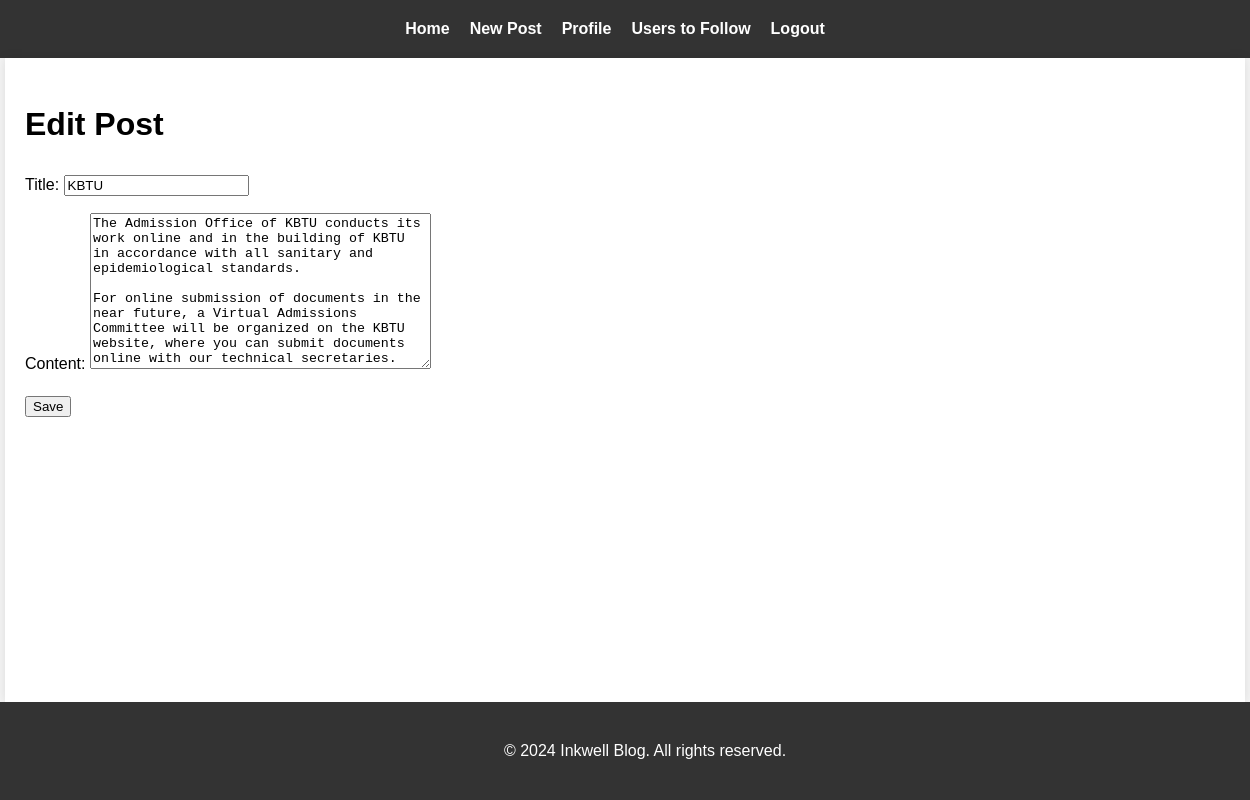
Screenshot of /post/2/edit/ (signed in) with the database file from the repository.
### blog/models.py (models this page shows, shortened)
class Post(models.Model):
    title = models.CharField(max_length=200)
    content = models.TextField(blank=True, null=True)
    created_at = models.DateTimeField(auto_now_add=True)
    author = models.ForeignKey(User, on_delete=models.CASCADE)
    class Meta:
        verbose_name = 'Post'
        verbose_name_plural = 'Posts'
        ordering = ['-created_at']

### blog/views.py (the view)
# urls.py: path('post/<int:pk>/edit/', views.post_edit, name='post_edit'),
@login_required
def post_edit(request, pk):
    post = get_object_or_404(Post, pk=pk)
    if request.user != post.author:
        return redirect('post_detail', pk=post.pk)
    if request.method == 'POST':
        form = PostForm(request.POST, instance=post)
        if form.is_valid():
            post = form.save()
            return redirect('post_detail', pk=post.pk)
    else:
        form = PostForm(instance=post)
    return render(request, 'post_form.html', {'form': form})

### blog/forms.py
class PostForm(forms.ModelForm):
    class Meta:
        model = Post
        fields = ['title', 'content']

### blog/templates/post_form.html (shortened to what this page needs)
{% extends 'base.html' %}
{% block content %}
  <h1>{% if form.instance.pk %}Edit{% else %}New{% endif %} Post</h1>
  <form method="post">
    {{ form.as_p }}
    <button type="submit">Save</button>
  </form>
{% endblock %}

### static/css/style.css (style rules this page uses)
html, body { height: 100%; font-family: Arial, sans-serif; line-height: 1.6; margin: 0; padding: 0; background-color: #f4f4f4; }
body { display: flex; flex-direction: column; min-height: 100vh; }

### rows the page displays
Post: title "KBTU", content "The Admission Office of KBTU conducts its work online and in the building of KBTU in accordance with all sanitary and epidemiological standards. For online submission of documents in the near future, a Virtual Admissions Committee will be organized on the KBTU website, where you can submit documents online with our technical secretaries."
